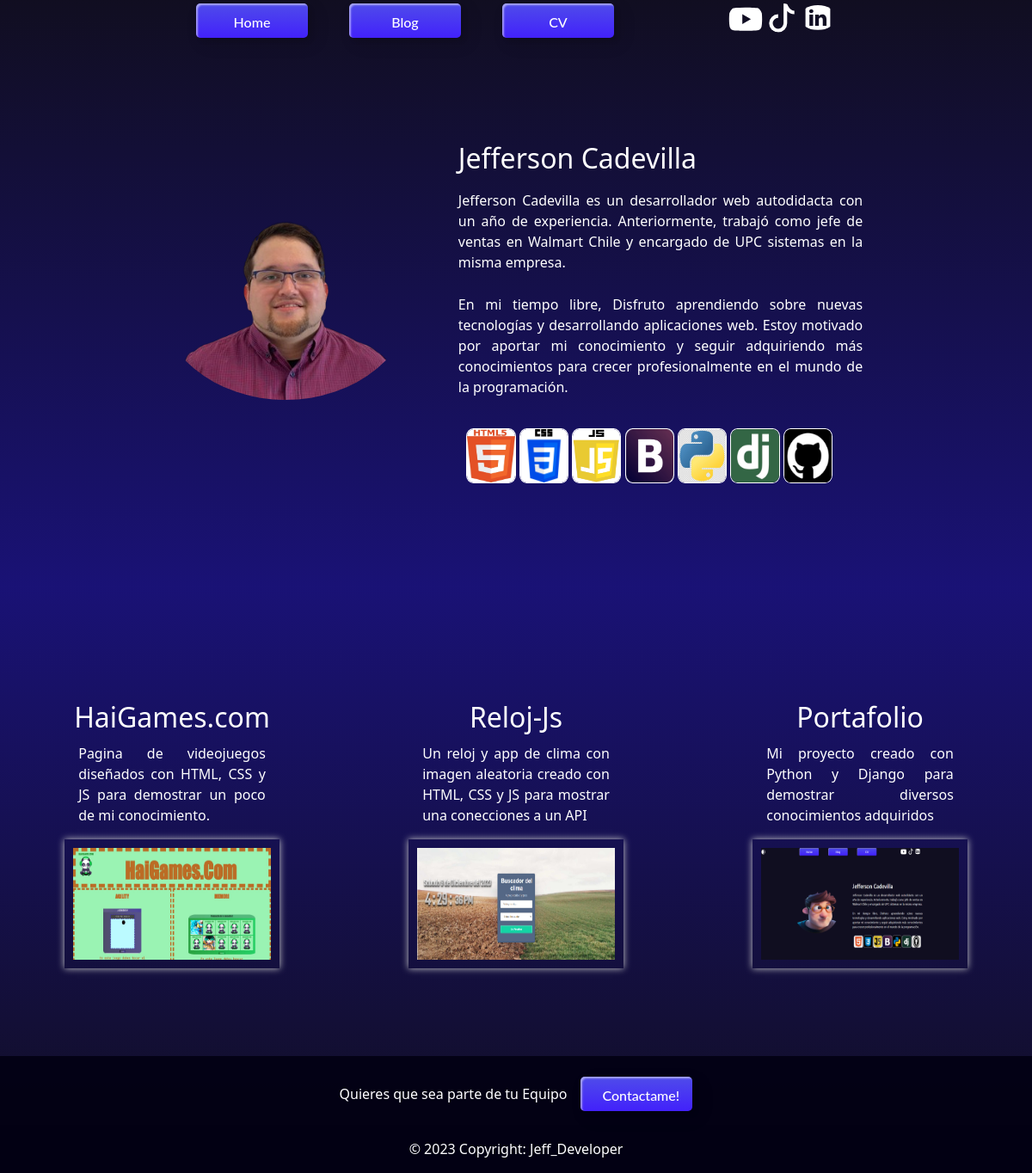
The page / on the database its author committed.
### Portafolio/models.py (models this page shows, shortened)
class Imgpresent(models.Model):
    imagen = models.ImageField(upload_to='Portafolio/images/')
    title = models.CharField( max_length=100)
    id = models.AutoField(primary_key=True)

class Presentacion(models.Model):
    image = models.ImageField(upload_to="Portafolio/images/")
    title = models.CharField( max_length=100)
    description = models.CharField(max_length=500)
    sobre_mi = models.CharField(max_length=500)
    id = models.AutoField(primary_key=True)

class Projecto(models.Model):
    id = models.AutoField(primary_key=True)
    title = models.CharField( max_length=100)
    description = models.CharField(max_length=250)
    image = models.ImageField(upload_to="Portafolio/images/")
    url =models.URLField(blank=True)

### portafolio_jeff/views.py (the view)
# urls.py: 2. Add a URL to urlpatterns:  path('', views.home, name='home')
def home(request, Projecto_id=None):
    projectos = Projecto.objects.all()
    presentaciones = Presentacion.objects.all()
    imgs = Imgpresent.objects.all()
    return render(request, 'Principal.html', {'projectos': projectos, 'presentaciones': presentaciones,'imgs': imgs})

### Templates/Principal.html (shortened to what this page needs)
{% extends 'layout/base.html' %}
{% load static %}
        {% block content %}
            {% for presentacion in presentaciones %}
                <secction class="containerpresent">
                    <div class="Present">
                        <div id="carouselExampleSlidesOnly" class="carousel slide" data-bs-ride="carousel" data-bs-interval="2000">
                            <div class="carousel-inner">
                                {% for image in imgs %}
                                    <div class="carousel-item {% if forloop.first %} active {% endif %}">
                                        <img src="{{ image.imagen.url }}" class="d-block w-100 "  style=" border-radius: 100%;">
                                    </div>
                                {% endfor %}
                            </div>
                            <br>
                        </div>
                        <div class="text-container">
                            <h2 class="title01">{{ presentacion.title }}</h2>
                            <p class="title01">{{ presentacion.description }}</p>
                            <p class="title01">{{ presentacion.sobre_mi }}</p>
                            <div class="skill">
                                <img class="redesS" src="{% static "img/html.jpg" %}">
                                <img class="redesS" src="{% static "img/css.jpg" %}">
                                <img class="redesS" src="{% static "img/js.jpg" %}">
                                <img class="redesS" src="{% static "img/boostrap.jpg" %}">
                                <img class="redesS" src="{% static "img/python.jpg" %}">
                                <img class="redesS" src="{% static "img/dj.jpg" %}">
                                <img class="redesS" src="{% static "img/git.jpg" %}">
                            </div>
                        </div>
                    </div>
                </secction>
            {% endfor %}
                <secction class="containerproyect">
                    {% for projecto in projectos %}
                        <article class="proyect">
                            <a class="link5" href="{{ projecto.url }}" target="_blank">
                            <h2 class="titlep">{{ projecto.title }}</h2>
                            <p class="parrafo01">{{ projecto.description }}</p>
                            <img class="img01" src="{{ projecto.image.url }}"/></a>
                            </article>
                    {% endfor %}
                </secction>
        {% endblock content %}

### static/styles/estilos.css (style rules this page uses)
* { margin: 0; padding: 0; list-style: none; }
body { min-height: 100vh; background-image: linear-gradient( rgba(3, 0, 20, 0.945), rgb(13 5 110 / 95%), rgba(3, 0, 20, 0.945) ); }
a { text-decoration: none; color: white; }
.carousel { min-width: 35%; max-width: 35%; object-fit: cover; position: relative; display: flex; justify-content: center; align-items: center; }
.carousel-item { transition-duration: 0.5s; width: 300px; height: 300px; }
.containerpresent { width: 100%; height:40rem; display: flex; align-items: center; justify-content: center; margin-bottom: 5%; }
.Present { width: 80%; height: 100%; display: flex; justify-content: center; align-items: center; }
.text-container { width: auto; padding: 1%; display: flex; flex-direction: column; justify-content: center; align-items: flex-start; }
.skill { margin: 3%; }
.title01 { width: 30rem; padding: 1%; color: white; text-align: justify; }
.redesS { width: 13%; height: 4rem; border:solid white; border-radius: 15%; border-width: 1px; }
.containerproyect { width: 100%; height: 30rem; display: flex; flex-direction: row; justify-content: center; align-items: center; }
.proyect { position: relative; display: block; width: 25%; height: 25rem; margin: 4rem; padding: 2% 0%; color: white; text-align: center; justify-items: center; }
.parrafo01 { width: 80%; height: 6rem; display: inline-flex; position: relative; align-items: flex-start; text-align: justify; }
.titlep { position: relative; padding: 1%; color: white; }
.img01 { width: 250px; height: 150px; padding: 10px; box-shadow: 0 0 8px #ccc; }
.link5 { list-style: none; }

### rows shown on the page
Presentacion: title "Jefferson Cadevilla", description "Jefferson Cadevilla es un desarrollador web autodidacta con un año de experiencia. Anteriormente, trabajó como jefe de ventas en Walmart Chile y encargado de UPC sistemas en la misma empresa.", sobre_mi "En mi tiempo libre, Disfruto aprendiendo sobre nuevas tecnologías y desarrollando aplicaciones web. Estoy motivado por aportar mi conocimiento y seguir adquiriendo más conocimientos para crecer profesionalmente en el mundo de la programación."
Imgpresent: imagen (picture)
Projecto: title "HaiGames.com", description "Pagina de videojuegos diseñados con HTML, CSS y JS para demostrar un poco de mi conocimiento.", image (picture)
Projecto: title "Reloj-Js", description "Un reloj y app de clima con imagen aleatoria creado con HTML, CSS y JS para mostrar una conecciones a un API", image (picture)
Projecto: title "Portafolio", description "Mi proyecto creado con Python y Django para demostrar diversos conocimientos adquiridos", image (picture)
